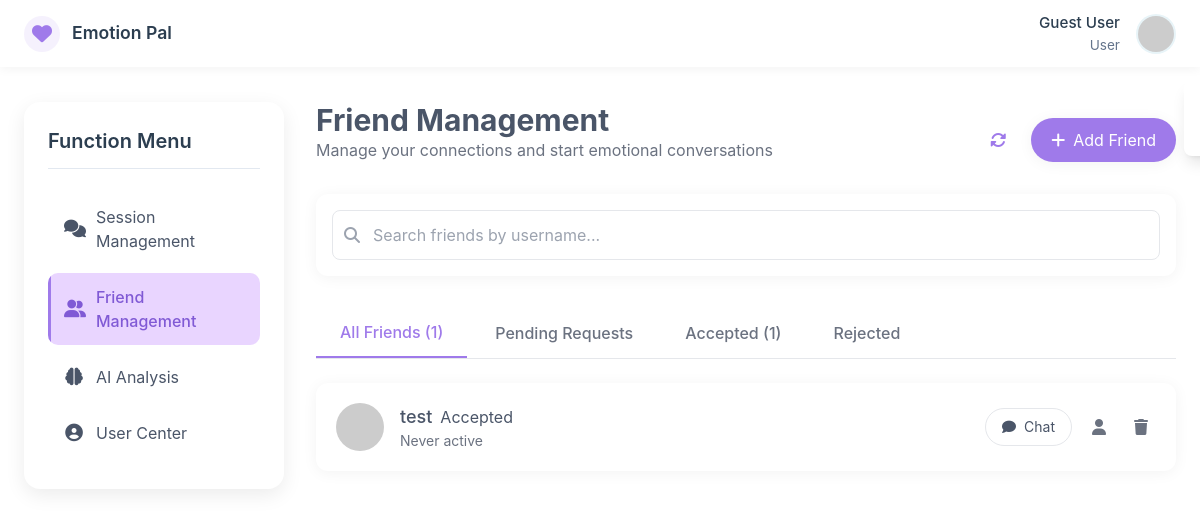
The page /friends_management (signed in) on the database its author committed.
### models.py (models this page shows, shortened)
class FriendRelation(db.Model):
    __tablename__ = 'friend_relations'
    id = db.Column(db.Integer, primary_key=True)
    user_id = db.Column(db.Integer, db.ForeignKey('users.id'), nullable=False)
    friend_id = db.Column(db.Integer, db.ForeignKey('users.id'), nullable=False)
    status = db.Column(db.String(20), default='pending')  # pending/accepted/rejected
    created_at = db.Column(db.DateTime, default=lambda: datetime.now(UTC))
    user = db.relationship(
        'User',
        foreign_keys=[user_id],
        back_populates='friend_requests_sent',
        lazy=True
    )
    friend = db.relationship(
        'User',
        foreign_keys=[friend_id],
        back_populates='friend_requests_received',
        lazy=True
    )

class User(db.Model):
    __tablename__ = 'users'  # 显式指定表名（复数，避免歧义）
    id = db.Column(db.Integer, primary_key=True, autoincrement=True)
    username = db.Column(db.String(20), unique=True, nullable=False, comment='用户名（唯一）')
    password = db.Column(db.String(255), nullable=False, comment='加密后的密码')
    role = db.Column(db.String(10), nullable=False, default='user', comment='角色：admin/agent/user')
    email = db.Column(db.String(120), unique=True, nullable=True, comment='邮箱（可选，唯一）')
    phone = db.Column(db.String(11), unique=True, nullable=True, comment='手机号（可选，唯一）')
    real_name = db.Column(db.String(30), nullable=True, comment='真实姓名')
    avatar = db.Column(db.String(255), nullable=True, comment='头像URL')
    is_active = db.Column(db.Boolean, default=True, comment='是否激活（禁用/启用）')
    is_deleted = db.Column(db.Boolean, default=False, comment='软删除标记')
    created_at = db.Column(db.DateTime, default=lambda: datetime.now(UTC), comment='创建时间（UTC）')
    updated_at = db.Column(db.DateTime, default=lambda: datetime.now(UTC), onupdate=lambda: datetime.now(UTC),
                           comment='更新时间')
    last_login_at = db.Column(db.DateTime, nullable=True, comment='最后登录时间')
    initiated_chat_sessions = db.relationship(
        'ChatSession',
        foreign_keys='ChatSession.user_id',
        back_populates='initiator',
        lazy=True,
        cascade='all, delete-orphan'
    )
    handled_chat_sessions = db.relationship(
        'ChatSession',
        foreign_keys='ChatSession.agent_id',
        back_populates='handler',
        lazy=True,
        cascade='all, delete-orphan'
    )
    applied_appointments = db.relationship(
        'Appointment',
        foreign_keys='Appointment.user_id',
        back_populates='applicant',
        lazy=True
    )
    assigned_appointments = db.relationship(
        'Appointment',
        foreign_keys='Appointment.agent_id',
        back_populates='assigned_agent',
        lazy=True
    )
    friend_requests_sent = db.relationship(
        'FriendRelation',
        foreign_keys='FriendRelation.user_id',
        back_populates='user',
        lazy='dynamic',
        cascade='all, delete-orphan'
    )
    friend_requests_received = db.relationship(
        'FriendRelation',
        foreign_keys='FriendRelation.friend_id',
        back_populates='friend',
        lazy='dynamic',
        cascade='all, delete-orphan'
    )

### routes.py (the view)
    @app.route('/friends_management')
    def get_friends():
        current_user_id = session.get('user_id')
        if not current_user_id:
            return redirect('/login')
        friend_relations = FriendRelation.query.filter(
            db.or_(
                FriendRelation.user_id == current_user_id,
                FriendRelation.friend_id == current_user_id
            )
        ).all()
        friend_count = len(friend_relations)
        pending_count = len([r for r in friend_relations if r.status == 'pending'])
        accepted_count = len([r for r in friend_relations if r.status == 'accepted'])
        rejected_count = len([r for r in friend_relations if r.status == 'rejected'])
        return render_template(
            'friends_management.html',
            friend_relations=friend_relations,
            current_user_id=current_user_id,
            friend_count=friend_count,
            pending_count=pending_count,
            accepted_count=accepted_count,
            rejected_count=rejected_count
        )

### templates/friends_management.html (shortened to what this page needs)
<!DOCTYPE html>
<html lang="en">
<head>
    <script src="https://cdn.tailwindcss.com"></script>
    <link href="https://cdnjs.cloudflare.com/ajax/libs/font-awesome/6.4.0/css/all.min.css" rel="stylesheet">
</head>
<body class="bg-gradient-to-br from-accent-light to-accent-secondary text-text font-sans">
<nav class="main-nav" id="mainNav">
    <div class="nav-container">
        <a href="/dashboard" class="brand" aria-label="Emotion Pal Dashboard">
            <div class="brand-icon"><i class="fas fa-heart"></i></div>
            <div><div class="brand-name">Emotion Pal</div></div>
        </a>
        <div class="user-section">
            <div class="user-info">
                <div class="username">Guest User</div>
                <div class="user-role">User</div>
            </div>
            <div class="avatar-dropdown" id="avatarDropdown">
                <div class="user-avatar">
                    <img src="https://picsum.photos/id/64/40/40" alt="User avatar" class="avatar-img">
                </div>
            </div>
        </div>
    </div>
</nav>
<div class="main-container">
    <aside class="sidebar" aria-label="Function menu">
        <h3 class="sidebar-title">Function Menu</h3>
        <ul class="sidebar-menu" id="sidebarMenu">
            <li class="sidebar-menu-item">
                <a href="/session_management" class="sidebar-menu-link" aria-label="Session management">
                    <i class="fas fa-comments"></i><span>Session Management</span>
                </a>
            </li>
            <li class="sidebar-menu-item">
                <a href="/friends_management" class="sidebar-menu-link active" aria-current="page" aria-label="Friends management">
                    <i class="fas fa-user-friends"></i><span>Friend Management</span>
                </a>
            </li>
            <li class="sidebar-menu-item">
                <a href="/ai_analysis" class="sidebar-menu-link" aria-label="AI analysis">
                    <i class="fas fa-brain"></i><span>AI Analysis</span>
                </a>
            </li>
            <li class="sidebar-menu-item">
                <a href="/user_center" class="sidebar-menu-link" aria-label="User center">
                    <i class="fas fa-user-circle"></i><span>User Center</span>
                </a>
            </li>
        </ul>
    </aside>
    <div class="content-area">
        <main class="max-w-4xl mx-auto">
            <div class="flex flex-col md:flex-row justify-between items-start md:items-center mb-8 gap-4">
                <div>
                    <h2 class="text-2xl md:text-3xl font-bold">Friend Management</h2>
                    <p class="text-gray-500">Manage your connections and start emotional conversations</p>
                </div>
                <div class="flex items-center gap-3 self-end">
                    <button id="refreshPageBtn" class="refresh-btn" title="Refresh page">
                        <i class="fas fa-sync-alt"></i>
                    </button>
                    <button id="addFriendBtn" class="px-5 py-2.5 bg-accent text-white rounded-full hover:bg-accentDark shadow-soft transition-all-300 flex items-center gap-2">
                        <i class="fas fa-plus"></i> Add Friend
                    </button>
                </div>
            </div>
            <div class="bg-white rounded-xl shadow-soft p-4 mb-8">
                <div class="relative">
                    <input type="text" id="friendSearch" placeholder="Search friends by username..."
                           class="w-full pl-10 pr-4 py-3 border border-gray-200 rounded-lg focus:outline-none focus:ring-2 focus:ring-accent/30 focus:border-accent transition-all-300">
                    <i class="fas fa-search absolute left-3 top-1/2 -translate-y-1/2 text-gray-400"></i>
                </div>
            </div>
            <div class="border-b border-gray-200 mb-6">
                <div class="flex flex-wrap gap-1">
                    <button class="px-6 py-3 font-medium text-accent border-b-2 border-accent transition-all-300"
                            data-filter="all">
                        All Friends {% if friend_count %}({{ friend_count }}){% endif %}
                    </button>
                    <button class="px-6 py-3 font-medium text-gray-500 hover:text-accent hover:border-b-2 hover:border-accent/30 transition-all-300"
                            data-filter="pending">
                        Pending Requests {% if pending_count %}({{ pending_count }}){% endif %}
                    </button>
                    <button class="px-6 py-3 font-medium text-gray-500 hover:text-accent hover:border-b-2 hover:border-accent/30 transition-all-300"
                            data-filter="accepted">
                        Accepted {% if accepted_count %}({{ accepted_count }}){% endif %}
                    </button>
                    <button class="px-6 py-3 font-medium text-gray-500 hover:text-accent hover:border-b-2 hover:border-accent/30 transition-all-300"
                            data-filter="rejected">
                        Rejected {% if rejected_count %}({{ rejected_count }}){% endif %}
                    </button>
                </div>
            </div>
            <div class="space-y-4" id="friendList">
                {% if friend_relations %}
                    {% for relation in friend_relations %}
                        {% if relation.user_id == current_user_id %}
                            {% set friend = relation.friend %}
                            {% set is_my_request = True %}
                        {% else %}
                            {% set friend = relation.user %}
                            {% set is_my_request = False %}
                        {% endif %}
                        {% if friend %}
                        <div class="bg-white rounded-xl shadow-soft p-4 md:p-5 flex flex-col md:flex-row justify-between items-start md:items-center gap-4 hover:shadow-md transition-all-300"
                             data-status="{{ relation.status }}"
                             data-friend-id="{{ friend.id }}"
                             data-username="{{ friend.username }}"
                             data-ismine="{{ is_my_request }}">
                            <div class="flex items-center gap-4">
                                <img src="https://picsum.photos/id/{{ friend.id }}/64/64" alt="{{ friend.username }}"
                                     class="w-12 h-12 rounded-full object-cover" loading="lazy">
                                <div>
                                    <div class="flex items-center gap-2">
                                        <h3 class="font-medium text-lg">{{ friend.real_name or friend.username }}</h3>
                                        <span class="status-badge
                                            {% if relation.status == 'accepted' %}status-accepted{% endif %}
                                            {% if relation.status == 'rejected' %}status-rejected{% endif %}">
                                            {{ relation.status | capitalize }}
                                        </span>
                                    </div>
                                    <p class="text-sm text-gray-500">
                                        {% if relation.status == 'pending' %}
                                            {% if is_my_request %}
                                                Request sent: {{ relation.created_at.strftime('%Y-%m-%d') }}
                                            {% else %}
                                                Request received: {{ relation.created_at.strftime('%Y-%m-%d') }}
                                            {% endif %}
                                        {% else %}
                                            {% if friend.last_login_at %}
                                                Last active: {{ friend.last_login_at.strftime('%Y-%m-%d %H:%M') }}
                                            {% else %}
                                                Never active
                                            {% endif %}
                                        {% endif %}
                                    </p>
                                </div>
                            </div>
                            <div class="flex items-center gap-3 self-end md:self-auto">
                                {% if relation.status == 'accepted' %}
                                    <button class="px-4 py-2 border border-gray-200 rounded-full hover:bg-gray-50 transition-all-300 text-sm chat-btn"
                                            data-friend-id="{{ friend.id }}">
                                        <i class="fas fa-comment mr-1"></i> Chat
                                    </button>
                                    <button class="p-2 text-gray-500 hover:text-accent transition-all-300 view-profile-btn"
                                            title="View profile" data-friend-id="{{ friend.id }}">
                                        <i class="fas fa-user"></i>
                                    </button>
                                    <button class="p-2 text-gray-500 hover:text-red-500 transition-all-300 delete-friend-btn"
                                            title="Remove friend" data-friend-id="{{ friend.id }}">
                                        <i class="fas fa-trash"></i>
                                    </button>
                                {% endif %}
                            </div>
                        </div>
                        {% endif %}
                    {% endfor %}
                {% endif %}
            </div>
        </main>
    </div>
</div>
<div id="notification" class="fixed top-20 right-4 bg-white rounded-lg shadow-lg p-4 transform translate-x-full transition-transform duration-300 z-50 flex items-center gap-3 max-w-sm">
</div>
</body>
</html>

### rows shown on the page
FriendRelation: status "Accepted", shows "Never active"
User: real_name "test"

### other values the page prints
{{ friend_count }} "1"
{{ accepted_count }} "1"
